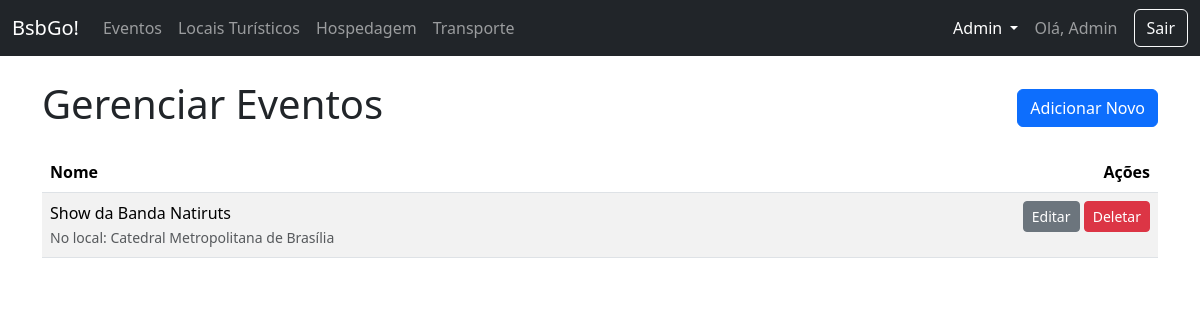
The page /admin/eventos (signed in) on the database as committed earlier.
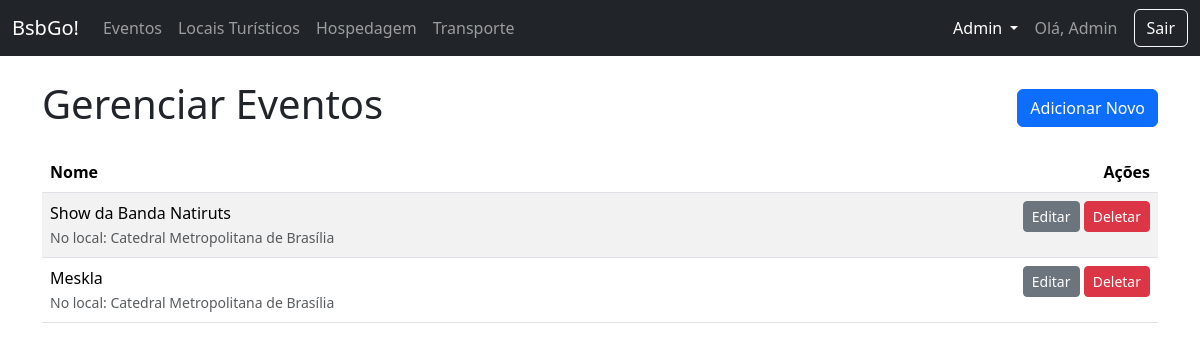
The same page on the database as committed later.
### app/models.py (models this page shows)
class Evento(db.Model):
    id = db.Column(db.Integer, primary_key=True)
    nome = db.Column(db.String(100), nullable=False)
    data = db.Column(db.String(50))
    local = db.Column(db.String(150))
    detalhes = db.Column(db.Text)
    imagem_file = db.Column(db.String(100), nullable=False, default='default.jpg')
    ponto_id = db.Column(db.Integer, db.ForeignKey('ponto_turistico.id'), nullable=False)

class PontoTuristico(db.Model):
    id = db.Column(db.Integer, primary_key=True)
    nome = db.Column(db.String(100), nullable=False)
    descricao = db.Column(db.Text, nullable=False)
    localizacao = db.Column(db.String(150))
    categoria = db.Column(db.String(50))
    horario = db.Column(db.String(100))
    preco = db.Column(db.Float)
    imagem_file = db.Column(db.String(100), nullable=False, default='default.jpg')
    eventos = db.relationship('Evento', backref='ponto', lazy=True)

### app/routes.py (the view)
@main.route('/admin/eventos')
@login_required
@admin_required
def admin_eventos():
    eventos = Evento.query.all()
    return render_template('admin_manager.html', items=eventos, title="Eventos", item_type="evento")

### app/__init__.py (called while the page is built)
def create_app():
    app = Flask(__name__)
    app.config['SECRET_KEY'] = os.environ.get('SECRET_KEY')
    app.config['SQLALCHEMY_DATABASE_URI'] = 'sqlite:///database.db'
    app.config['SQLALCHEMY_TRACK_MODIFICATIONS'] = False
    db.init_app(app)
    migrate.init_app(app, db)
    login_manager.init_app(app)
    login_manager.login_view = 'main.login' # type: ignore
    from .models import Usuario
    @login_manager.user_loader
    def load_user(user_id):
        return Usuario.query.get(int(user_id))
    from .routes import main as main_blueprint
    app.register_blueprint(main_blueprint)
    return app

### app/routes.py (called while the page is built)
def admin_required(f):
    @wraps(f)
    def decorated_function(*args, **kwargs):
        if not current_user.is_authenticated or current_user.tipo != 'admin':
            abort(403) # Proibido o acesso
        return f(*args, **kwargs)
    return decorated_function

### app/templates/admin_manager.html (shortened to what this page needs)
{% extends 'base.html' %}
{% block content %}
<div class="d-flex justify-content-between align-items-center mb-3">
    <h1>Gerenciar {{ title }}</h1>
    <a href="{{ url_for('main.novo_' + item_type) }}" class="btn btn-primary">Adicionar Novo</a>
</div>
<div class="table-responsive">
    <table class="table table-striped">
        <thead>
            <tr>
                <th>Nome</th>
                <th class="text-end">Ações</th>
            </tr>
        </thead>
        <tbody>
            {% for item in items %}
            <tr>
                <td>
                    {{ item.nome }}
                    {% if item_type == 'evento' and item.ponto %}
                        <br>
                        <small class="text-muted">No local: {{ item.ponto.nome }}</small>
                    {% endif %}
                </td>
                <td class="text-end">
                    {% if item_type == 'ponto' %}
                        <a href="{{ url_for('main.editar_ponto', ponto_id=item.id) }}" class="btn btn-secondary btn-sm">Editar</a>
                        <form action="{{ url_for('main.deletar_ponto', ponto_id=item.id) }}" method="POST" class="d-inline" onsubmit="return confirm('Tem certeza que deseja deletar este item?');">
                            <button type="submit" class="btn btn-danger btn-sm">Deletar</button>
                        </form>
                    {% elif item_type == 'evento' %}
                        <a href="{{ url_for('main.editar_evento', evento_id=item.id) }}" class="btn btn-secondary btn-sm">Editar</a>
                        <form action="{{ url_for('main.deletar_evento', evento_id=item.id) }}" method="POST" class="d-inline" onsubmit="return confirm('Tem certeza que deseja deletar este item?');">
                            <button type="submit" class="btn btn-danger btn-sm">Deletar</button>
                        </form>
                    {% endif %}
                </td>
            </tr>
            {% else %}
            <tr>
                <td colspan="2" class="text-center">Nenhum item encontrado.</td>
            </tr>
            {% endfor %}
        </tbody>
    </table>
</div>
{% endblock %}

Rows that differ between the two databases and show on the page:
added Evento: nome "Meskla", ponto.nome "Catedral Metropolitana de Brasília"
